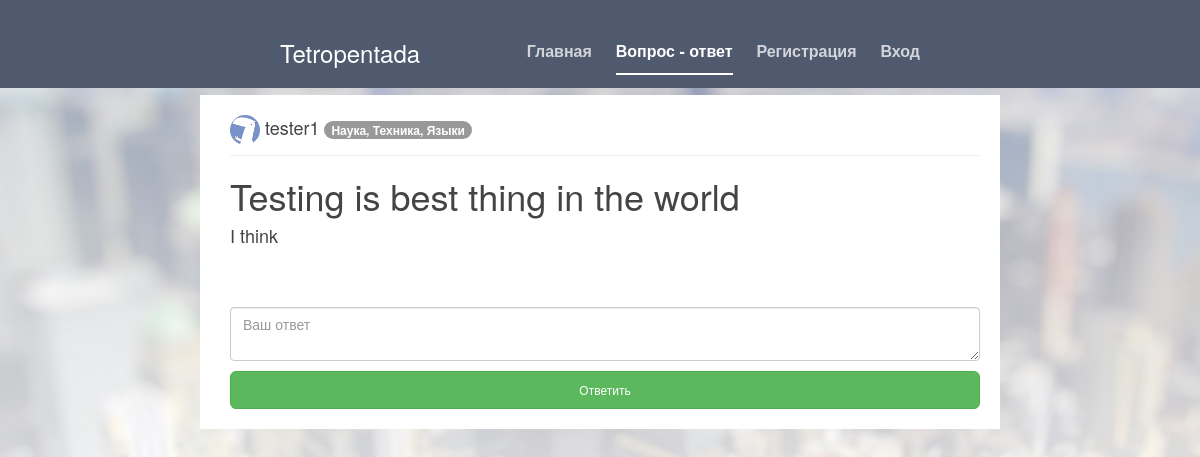
Page /single_question/2 on the committed database.
### tetropentada.py (models this page shows, shortened)
class User(db.Model):
    id = db.Column(db.Integer, primary_key=True)
    username = db.Column(db.String(80), unique=True)
    mail = db.Column(db.String(80), unique=True)
    password = db.Column(db.String(80))
    name = db.Column(db.String(80))
    surname = db.Column(db.String(80))
    avatar = db.Column(db.String(80))
    rating = db.Column(db.Integer)
    pos = db.Column(db.Integer)

class Question(db.Model):
    id = db.Column(db.Integer, primary_key=True)
    title = db.Column(db.String(80))
    content = db.Column(db.String(80))
    tag = db.Column(db.String(80))
    user_id = db.Column(db.Integer, db.ForeignKey('user.id'))
    user = db.relationship('User', backref=db.backref('Questions', lazy=True))

### tetropentada.py (the view, shortened to what this page needs)
@app.route("/single_question/<int:id>", methods=['POST', 'GET'])
def single_question(id):
    form = AnswerQuestionForm()
    question = Question.query.filter_by(id=id).first()
    answers = Answer.query.filter_by(question_id=id)
    return render_template("single_question.html", title='Tetropentada',
                           question=question,
                           author=User.query.filter_by(id=question.user_id).first(),
                           form=form, User=User, answers=answers,
                           answers_list=sorted(answers, key=lambda x: x.best, reverse=True),
                           style=url_for('static', filename='cover.css'),
                           bootstrap=url_for('static', filename='bootstrap.min.css'),
                           icon=url_for('static', filename='images/icon.png'))

### tetropentada.py
class AnswerQuestionForm(FlaskForm):
    content = TextAreaField(validators=[DataRequired()])
    submit = SubmitField('Ответить')

### templates/single_question.html (shortened to what this page needs)
{% extends "base.html" %}
{% block nav %}
<li><a href="/main">Главная</a></li>
<li class="active"><a href="/index/0/none">Вопрос - ответ</a></li>
{% if session.get('username') %}
    <li><a href="/profile/{{ session['user_id'] }}">{{ session['username'] }}</a></li>
    <li><a href="/sign_out">Выход</a></li>
{% else %}
    <li><a href="/registration">Регистрация</a></li>
    <li><a href="/sign_in">Вход</a></li>
{% endif %}
{% endblock %}
{% block site_wrapper %}
<div class="container">
    <div class="author-links">
        <a href="/profile/{{ author.id }}">
            <img class="round-img" src="{{ url_for('static', filename='avatars/{}'.format(author.avatar)) }}"
                 height="30" width="30">
            {{ author.username }}
        </a>
        <a href="/index/0/{{ question.tag }}"><span class="badge badge-primary">{{ question.tag }}</span></a>
    </div>
    <h1>{{ question.title }}</h1>
    <h4>{{ question.content }}</h4><br>
    <br>
    <form role="form" method="post">
        <div>
            {{ form.content(class="form-control", placeholder="Ваш ответ") }}
            {{ form.submit(class_="btn btn-lg btn-success btn-block") }}
        </div>
    </form>
</div>
{% endblock %}

### static/cover.css (style rules this page uses)
a, a:focus, a:hover { color: #fff; }
html, body { height: 100%; background-color: #333; background-image: url(images/bg.jpg); background-repeat: no-repeat; background-size: cover; background-attachment:fixed; }
body { color: #fff; text-align: center; }
.container { width: 800px; background-color: #fff; color: #444; text-align: left; padding: 20px 20px 20px 30px; }
.container a { color: #444; }
input { margin-top: 10px; margin-bottom: 10px; }
.masthead-nav > li { display: inline-block; }
.masthead-nav > li + li { margin-left: 20px; }
.masthead-nav > li > a { padding-right: 0; padding-left: 0; font-size: 16px; font-weight: bold; color: #fff; color: rgba(255,255,255,.75); border-bottom: 2px solid transparent; }
.masthead-nav > .active > a, .masthead-nav > .active > a:hover, .masthead-nav > .active > a:focus { color: #fff; border-bottom-color: #fff; }
.author-links { padding-bottom: 10px; border-bottom: 1px solid #f0f0f0; }
.round-img { border-radius: 100px; */ */ }
.btn-success { color: #fff; background-color: #5cb85c; border-color: #4cae4c; font-size: 12px; }

### templates/base.html (style rules this page uses)
textarea { resize: vertical; }

### rows in the picture
User: avatar (picture), username "tester1"
Question: tag "Наука, Техника, Языки", title "Testing is best thing in the world", content "I think"
